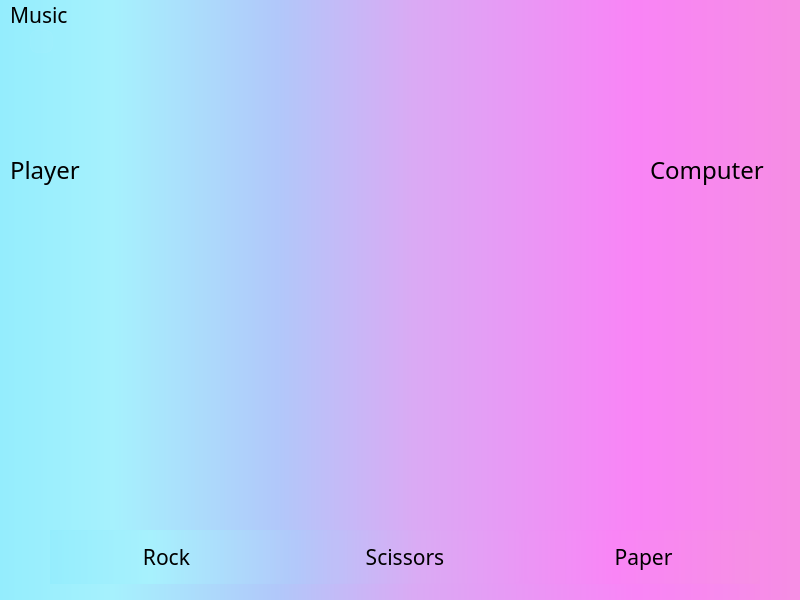
<?xml version="1.0" encoding="UTF-8"?>
<ui version="4.0">
 <class>MainWindow</class>
 <widget class="QMainWindow" name="MainWindow">
  <property name="geometry">
   <rect>
    <x>0</x>
    <y>0</y>
    <width>800</width>
    <height>600</height>
   </rect>
  </property>
  <property name="cursor">
   <cursorShape>ArrowCursor</cursorShape>
  </property>
  <property name="windowTitle">
   <string>Game</string>
  </property>
  <property name="styleSheet">
   <string notr="true">background-color: qlineargradient(spread:pad, x1:0, y1:1, x2:1, y2:1, stop:0 rgba(148, 237, 253, 255), stop:0.142045 rgba(166, 241, 253, 255), stop:0.346369 rgba(177, 200, 250, 255), stop:0.517045 rgba(218, 170, 244, 255), stop:0.793041 rgba(249, 132, 246, 255), stop:0.991905 rgba(246, 142, 228, 255));
font-family: Disco Duck;
cursor: Hotline Black Normal Select</string>
  </property>
  <widget class="QWidget" name="centralwidget">
   <widget class="QLabel" name="player_title">
    <property name="geometry">
     <rect>
      <x>10</x>
      <y>150</y>
      <width>141</width>
      <height>41</height>
     </rect>
    </property>
    <property name="styleSheet">
     <string notr="true">background: transparent;</string>
    </property>
    <property name="text">
     <string>&lt;html&gt;&lt;head/&gt;&lt;body&gt;&lt;p&gt;&lt;span style=&quot; font-size:18pt;&quot;&gt;Player&lt;/span&gt;&lt;/p&gt;&lt;/body&gt;&lt;/html&gt;</string>
    </property>
   </widget>
   <widget class="QPushButton" name="music_start">
    <property name="geometry">
     <rect>
      <x>30</x>
      <y>30</y>
      <width>23</width>
      <height>23</height>
     </rect>
    </property>
    <property name="styleSheet">
     <string notr="true">
QPushButton{
	color: rgb(22, 158, 67);
background-color: rgba(255,255,255,5);
border: 1px solid rgba(255,255,255,5);
border-radius: 7px;
width: 230px;
height: 50px;
font:30pt;
}
QPushButton:hover{
background-color: rgba(255, 225, 225,80);
font:25pt;
}
QPushButton:pressed{
background-color: rgba(255,255,255,150);
font:24pt;
}</string>
    </property>
    <property name="text">
     <string/>
    </property>
    <property name="icon">
     <iconset resource="res.qrc">
      <normaloff>:/icon/icon/play.png</normaloff>:/icon/icon/play.png</iconset>
    </property>
    <property name="iconSize">
     <size>
      <width>25</width>
      <height>25</height>
     </size>
    </property>
   </widget>
   <widget class="QLabel" name="music_title">
    <property name="geometry">
     <rect>
      <x>10</x>
      <y>0</y>
      <width>75</width>
      <height>30</height>
     </rect>
    </property>
    <property name="styleSheet">
     <string notr="true">background:transparent;
font: 16pt;</string>
    </property>
    <property name="text">
     <string>Music</string>
    </property>
   </widget>
   <widget class="QLabel" name="computer_title">
    <property name="geometry">
     <rect>
      <x>650</x>
      <y>150</y>
      <width>129</width>
      <height>41</height>
     </rect>
    </property>
    <property name="styleSheet">
     <string notr="true">background: transparent;</string>
    </property>
    <property name="text">
     <string>&lt;html&gt;&lt;head/&gt;&lt;body&gt;&lt;p&gt;&lt;span style=&quot; font-size:18pt;&quot;&gt;Computer&lt;/span&gt;&lt;/p&gt;&lt;/body&gt;&lt;/html&gt;</string>
    </property>
   </widget>
   <widget class="QWidget" name="layoutWidget">
    <property name="geometry">
     <rect>
      <x>50</x>
      <y>530</y>
      <width>710</width>
      <height>54</height>
     </rect>
    </property>
    <layout class="QHBoxLayout" name="horizontalLayout">
     <item>
      <widget class="QPushButton" name="rock_button">
       <property name="styleSheet">
        <string notr="true">QPushButton{
background-color: rgba(255,255,255,2);
border: 1px solid rgba(255,255,255,2);
border-radius: 7px;
width: 230px;
height: 50px;
font:16pt;
}
QPushButton:hover{
background-color: rgba(255,255,255,50);
font:15pt;
}
QPushButton:pressed{
background-color: rgba(255,255,255,90);
font:14pt;
}
</string>
       </property>
       <property name="text">
        <string>Rock</string>
       </property>
      </widget>
     </item>
     <item>
      <widget class="QPushButton" name="scissors_button">
       <property name="styleSheet">
        <string notr="true">QPushButton{
background-color: rgba(255,255,255,2);
border: 1px solid rgba(255,255,255,2);
border-radius: 7px;
width: 230px;
height: 50px;
font:16pt;
}
QPushButton:hover{
background-color: rgba(255,255,255,50);
font:15pt;
}
QPushButton:pressed{
background-color: rgba(255,255,255,90);
font:14pt;
}
</string>
       </property>
       <property name="text">
        <string>Scissors</string>
       </property>
      </widget>
     </item>
     <item>
      <widget class="QPushButton" name="paper_button">
       <property name="styleSheet">
        <string notr="true">QPushButton{
background-color: rgba(255,255,255,2);
border: 1px solid rgba(255,255,255,2);
border-radius: 7px;
width: 230px;
height: 50px;
font:16pt;
}
QPushButton:hover{
background-color: rgba(255,255,255,50);
font:15pt;
}
QPushButton:pressed{
background-color: rgba(255,255,255,90);
font:14pt;
}
</string>
       </property>
       <property name="text">
        <string>Paper</string>
       </property>
      </widget>
     </item>
    </layout>
   </widget>
  </widget>
 </widget>
 <resources>
  <include location="res.qrc"/>
  <include location="cursor.qrc"/>
 </resources>
 <connections/>
</ui>
